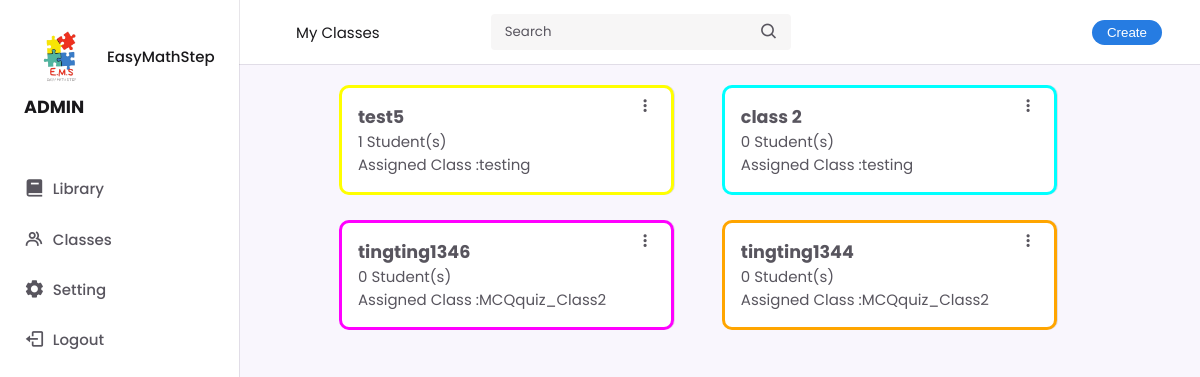
Screenshot of /classes_page.php (signed in) with the database file from the repository.
### tables this page shows
CREATE TABLE `teacher` (
  `teacher_email` varchar(255) NOT NULL,
  `password` varchar(255) DEFAULT NULL,
  `teacher_name` char(100) DEFAULT NULL,
  `teacher_number` varchar(20) DEFAULT NULL
);

CREATE TABLE `class` (
  `class_id` int(11) NOT NULL,
  `class_name` varchar(255) DEFAULT NULL,
  `student_amount` int(11) DEFAULT NULL,
  `teacher_email` varchar(255) DEFAULT NULL,
  `color_id` int(11) DEFAULT NULL
);

### Teacher_loginValidate.php (called while the page is built, shortened)
<?php
include('database/connection.php');
$user_email = $_COOKIE['user_email'];
$username_query = "SELECT * FROM teacher WHERE teacher_email = '$user_email'";
$result = $conn->query($username_query);
$row = $result->fetch_assoc();
$teacherName = $row['teacher_name']
?>

### classes_page.php (the view, shortened to what this page needs)
<!DOCTYPE html>
<html lang="en">
<head>
    <link rel="stylesheet" href="Css_folder/teacher_base.css">
    <link rel="stylesheet" href="Css_folder/class_page.css">
      <link rel="stylesheet"href="https://cdn.jsdelivr.net/npm/boxicons@latest/css/boxicons.min.css">
      <link rel="stylesheet" href="https://cdnjs.cloudflare.com/ajax/libs/font-awesome/5.15.4/css/all.min.css" />
</head>
<body>
    <?php
    include('teacher_base.php');
    $sql = "SELECT
            c.class_id,
            c.class_name,
            c.student_amount,
            c.color_id,
            color.hex_code,
            GROUP_CONCAT(l.lesson_name SEPARATOR ', ') AS assigned_lessons
        FROM
            class c
        JOIN
            color ON c.color_id = color.color_id
        LEFT JOIN
            assigned a ON c.class_id = a.class_id
        LEFT JOIN
            lesson l ON a.lesson_id = l.lesson_id
        WHERE
            c.teacher_email = '$user_email'
        GROUP BY
            c.class_id";
    $class = $conn->query($sql);
    ?>
    <div class="cardcontent">
        <?php
        if ($class->num_rows > 0) {
            while($row = $class->fetch_assoc()) {
                $class_id_fetch = $row["class_id"];
                $assigned_lessons = !empty($row["assigned_lessons"]) ? htmlspecialchars($row["assigned_lessons"]) : "No lessons assigned yet.";
                echo '<div onclick="classCookie(' . $class_id_fetch . ', 30); window.location.href=\'Class-Detail.php\';" class="class-card" style="border: solid ' . $row["hex_code"] . ';" data-class-id="' . $row["class_id"] . '">';
                echo    '<h3>' . htmlspecialchars($row["class_name"]) . '</h3>';
                echo    '<i class="bx bx-dots-vertical-rounded class-more"></i>';
                echo    '<a>' . htmlspecialchars($row["student_amount"]) . ' Student(s)</a></br>';
                echo    '<a> Assigned Class :' . htmlspecialchars($assigned_lessons) . '</a>';
                echo '</div>';
            }
        } else {
            echo "No classes found.";
        }
        ?>
    </div>
</body>
</html>

### teacher_base.php (shortened to what this page needs)
<?php
include('Teacher_loginValidate.php');
?>
      <header class="header">
            <div class="header-container">
                  <a class="header-title">My Classes</a>
                  <div class="header-search">
                        <input type="search" placeholder="Search" class="header-input">
                        <i class="bx bx-search header-icon"></i>
                  </div>
                  <div class="header-create-class">
                        <button class="create-class-btn" id="create_btn"> Create </button>
                  </div>
            </div>
      </header>
      <div class="nav" id="navbar">
            <nav class="nav-container">
                  <div>
                        <a href="#" class="nav-link nav-logo">
                              <img src="src/logo.png" width="75" class="nav-icon">
                              <span class="logo-title">EasyMathStep</span>
                        </a>
                        <div class="nav-list">
                              <div class="nav-item">
                                    <h3 class="nav-subtitle"><?php echo "$teacherName"?> </h3>
                                    <a href="library_page.php" class="nav-link">
                                          <i class='bx bxs-book nav-icon'></i>
                                          <span class="nav-name">Library</span>
                                    </a>
                                    <a href="classes_page.php" class="nav-link">
                                          <i class='bx bx-group nav-icon' ></i>
                                          <span class="nav-name">Classes</span>
                                    </a>
                                    <a href="setting_page.php" class="nav-link">
                                          <i class='bx bxs-cog nav-icon' ></i>
                                          <span class="nav-name">Setting</span>
                                    </a>
                                    <a href="#" class="nav-link">
                                          <i class='bx bx-log-out nav-icon'></i>
                                          <span class="nav-name">Logout</span>
                                    </a>
                              </div>
                        </div>
                  </div>
            </nav>
      </div>

### Css_folder/teacher_base.css (style rules this page uses)
:root { --header-height: 3.5rem; --nav-width: 219px; --first-color: #267ce2; --first-color-light: #eeebeb; --title-color: #19181b; --text-color: #58555e; --text-color-light: #a5a1aa; --body-color: #f9f6fd; --container-color: #F5F5F7; --container-color-light:#f7f6f6; --body-font: "Poppins", sans-serif; --normal-font-size: .938rem; --small-font-size: .75rem; --smaller-font-size: .75rem; --font-medium-: 500; --font-semi-bold-: 600; --z-fixed: 100; }
@media screen and (min-width: 1024px) { :root { --normal-font-size--: 1rem; --small-font-size--: .875em; --smaller-font-size--: .813rem; } }
*,::before,::after { box-sizing: border-box; }
body { margin: var(--header-height) 0 0 0; padding: 1rem 1rem 0; font-family: var(--body-font); font-size: var(--normal-font-size); background-color: var(--body-color); color: var(--text-color); text-decoration: none; }
h3 { margin: 0; }
a { text-decoration: none; }
img { max-width: 100%; height:auto; }
.header { position: fixed; top: 0px; left: 10px; width: 100%; background-color: var(--container-color); box-shadow: 0px 1px 0 rgb(22,8,43,.1); padding: 0 1rem; z-index: var(--z-fixed); }
.header-container { display: flex; align-items: center; height: var(--header-height); justify-content: space-between; }
.header-title { color: var(--title-color); font-size: var(--font-semi-bold-); }
.header-search { display: flex; width: 300px; padding: .40rem .75rem; background-color: var(--container-color-light); border-radius: .25rem; }
.header-input { width: 100%; border: none; outline: none; background-color: var(--container-color-light); }
.header-input::placeholder { font-family: var(--body-font); color: var(--text-color); }
.header-icon, .headertoggle { font-size: 1.2rem; }
.create-class-btn { color: white; background-color: #267CE2; padding: 5px 15px; border: none; border-radius: 20px; cursor: pointer; }
.nav { position: fixed; top: 0; left: -100%; height: 100vh; padding: 1rem 1rem 3rem; background-color: var(--container-color); box-shadow: 1px 0 0 rgb(22, 8, 43,.1); z-index: var(--z-fixed); transition: .4s; }
.nav-container { height: 100%; display: flex; flex-direction: column; justify-content: space-between; overflow: auto; }
.logo-title { line-height: 1; color: var(--title-color); }
.nav-logo { font-weight: var(--font-medium-); }
.nav-list, .nav-item { display: grid; }
.nav-item { row-gap: 1.5rem; }
.nav-subtitle { font-family: var(--normal-font-size); text-transform: uppercase; color: var(--title-color); margin-bottom: 30px; }
.nav-link { display: flex; align-items: center; color: var(--text-color); }
.nav-icon { font-size: 2.5rem; margin-right: .5rem; }
.nav-name { font-size: var(--font-size); font-weight: var(--font-medium-); white-space: nowrap; }
@media screen and (min-width:1024px) { body { padding: 1rem 3rem 0 6rem; margin-left: var(--nav-width); } }
@media screen and (min-width:1024px) { .header { padding: 0 3rem 0 6rem; } }
@media screen and (min-width:1024px) { .header-container { height: calc(var(--header-height) + .5rem); justify-content: space-between; gap: 10px; } }
@media screen and (min-width:1024px) { .header-title { position: relative; left: 15%; } }
@media screen and (min-width:1024px) { .header-search { width: 300px; padding: .55rem .75rem; } }
@media screen and (min-width:1024px) { .nav { left: 0; padding: 1.2rem 1.5rem 3rem; } }
@media screen and (min-width:1024px) { .nav-item { row-gap: 1.7rem; } }
@media screen and (min-width:1024px) { .nav-icon { font-size: 1.3rem; } }

### rows the page displays
teacher: teacher_name "ADMIN"
class: class_name "test5", student_amount "1", assigned_lessons "testing"
class: class_name "class 2", student_amount "0", assigned_lessons "testing"
class: class_name "tingting1346", student_amount "0", assigned_lessons "MCQquiz_Class2"
class: class_name "tingting1344", student_amount "0", assigned_lessons "MCQquiz_Class2"
